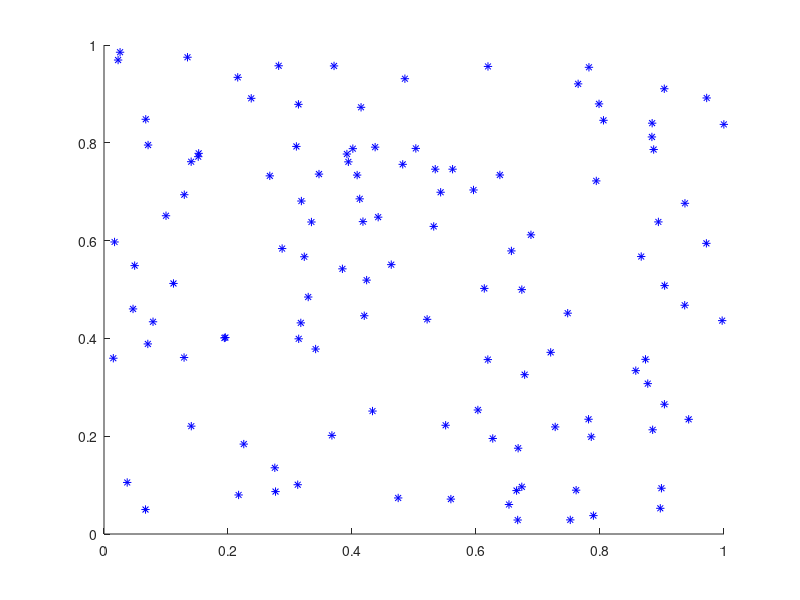

Write the MATLAB code that produced this figure. (Note: this script raises an error after producing the figure.)
clear; clc; close all;
%%
N = 120;
C = rand(N,2);
hold on;
plot(C(:,1), C(:,2), 'b*');
%%
F = quickhull(C);%graham(C);%jarvis(C);%fc2d_forcaBruta(C);
plotPolSimples(F);
disp(F);